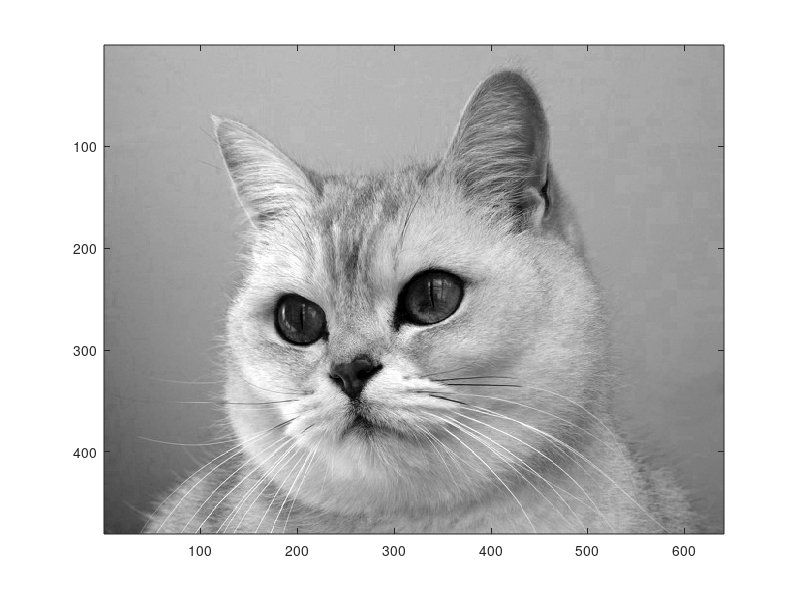

MATLAB code to generate this figure:
clear, clc

% Loading in test data
load('A1.mat')
colormap(gray(256));
image(A);

[U, S, V] = svd(A);
A_sz = size(A);
A_sv = 0*A_sz;

for i = 1:A_sz(1)
    A_sv(i) = S(i, i);
end
A_sv_range = [max(A_sv), min(A_sv)];
